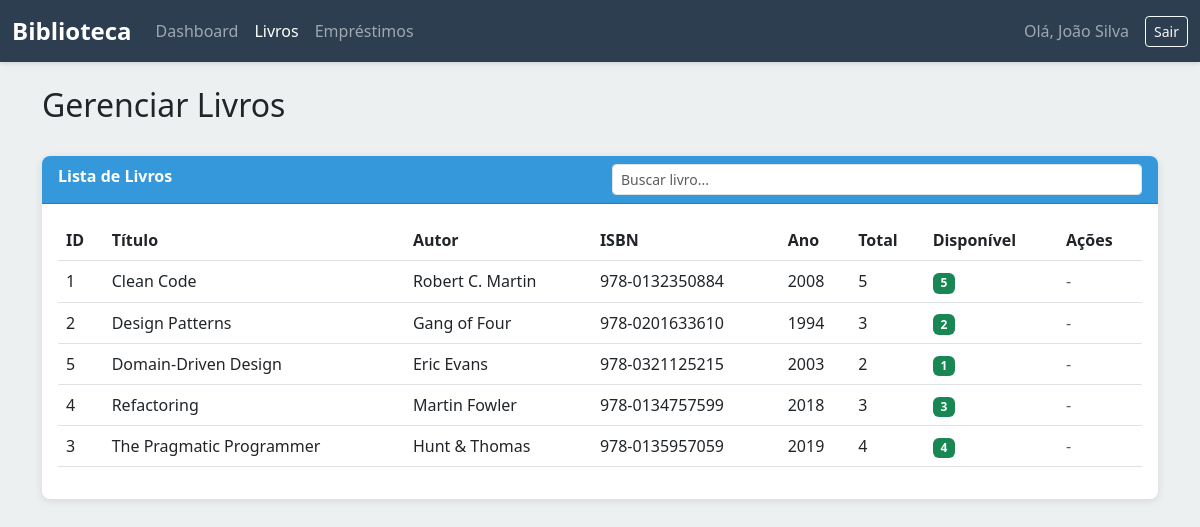
Screenshot of /public/livros.php (signed in) with the database file from the repository.
### tables this page shows
CREATE TABLE IF NOT EXISTS livros (
    id INT AUTO_INCREMENT PRIMARY KEY,
    titulo VARCHAR(200) NOT NULL,
    autor VARCHAR(100) NOT NULL,
    isbn VARCHAR(20) UNIQUE,
    ano_publicacao INT,
    quantidade_total INT NOT NULL DEFAULT 1,
    quantidade_disponivel INT NOT NULL DEFAULT 1,
    data_cadastro TIMESTAMP DEFAULT CURRENT_TIMESTAMP
);

### src/includes/auth.php (called while the page is built, shortened)
<?php
function getUsuarioLogado() {
    return [
        'id' => $_SESSION['usuario_id'] ?? null,
        'nome' => $_SESSION['usuario_nome'] ?? null,
        'email' => $_SESSION['usuario_email'] ?? null,
        'admin' => $_SESSION['usuario_admin'] ?? false
    ];
}
?>

### src/public/livros.php (the view, shortened to what this page needs)
<?php
require_once '../config/database.php';
require_once '../includes/auth.php';
$usuario = getUsuarioLogado();
$livros = $pdo->query("SELECT * FROM livros ORDER BY titulo")->fetchAll();
?>
<!DOCTYPE html>
<html lang="pt-BR">
<head>
    <link href="https://cdn.jsdelivr.net/npm/bootstrap@5.3.0/dist/css/bootstrap.min.css" rel="stylesheet">
    <link rel="stylesheet" href="/public/css/style.css">
</head>
<body>
    <nav class="navbar navbar-expand-lg navbar-dark">
        <div class="container-fluid">
            <a class="navbar-brand" href="/public/dashboard.php">Biblioteca</a>
            <div class="collapse navbar-collapse" id="navbarNav">
                <ul class="navbar-nav me-auto">
                    <li class="nav-item">
                        <a class="nav-link" href="/public/dashboard.php">Dashboard</a>
                    </li>
                    <li class="nav-item">
                        <a class="nav-link active" href="/public/livros.php">Livros</a>
                    </li>
                    <li class="nav-item">
                        <a class="nav-link" href="/public/emprestimos.php">Empréstimos</a>
                    </li>
                </ul>
                <span class="navbar-text me-3">
                    Olá, <?php echo htmlspecialchars($usuario['nome']); ?>
                </span>
                <a href="/public/logout.php" class="btn btn-outline-light btn-sm">Sair</a>
            </div>
        </div>
    </nav>
    <div class="container mt-4">
        <div class="d-flex justify-content-between align-items-center mb-4">
            <h2>Gerenciar Livros</h2>
        </div>
        <div class="card">
            <div class="card-header">
                <div class="row">
                    <div class="col-md-6">
                        Lista de Livros
                    </div>
                    <div class="col-md-6">
                        <input type="text" id="searchInput" class="form-control form-control-sm"
                               placeholder="Buscar livro..."
                               onkeyup="filtrarTabela('searchInput', 'tabelaLivros')">
                    </div>
                </div>
            </div>
            <div class="card-body">
                <div class="table-responsive">
                    <table class="table table-hover" id="tabelaLivros">
                        <thead>
                            <tr>
                                <th>ID</th>
                                <th>Título</th>
                                <th>Autor</th>
                                <th>ISBN</th>
                                <th>Ano</th>
                                <th>Total</th>
                                <th>Disponível</th>
                                <th>Ações</th>
                            </tr>
                        </thead>
                        <tbody>
                            <?php foreach ($livros as $livro): ?>
                                <tr>
                                    <td><?php echo $livro['id']; ?></td>
                                    <td><?php echo htmlspecialchars($livro['titulo']); ?></td>
                                    <td><?php echo htmlspecialchars($livro['autor']); ?></td>
                                    <td><?php echo htmlspecialchars($livro['isbn']); ?></td>
                                    <td><?php echo $livro['ano_publicacao']; ?></td>
                                    <td><?php echo $livro['quantidade_total']; ?></td>
                                    <td>
                                        <span class="badge <?php echo $livro['quantidade_disponivel'] > 0 ? 'bg-success' : 'bg-danger'; ?>">
                                            <?php echo $livro['quantidade_disponivel']; ?>
                                        </span>
                                    </td>
                                    <td class="action-buttons">
                                        <?php if ($usuario['admin']): ?>
                                            <a href="?edit=<?php echo $livro['id']; ?>" class="btn btn-sm btn-warning">Editar</a>
                                            <button onclick="confirmarExclusao('livros', <?php echo $livro['id']; ?>)"
                                                    class="btn btn-sm btn-danger">Excluir</button>
                                        <?php else: ?>
                                            <span class="text-muted">-</span>
                                        <?php endif; ?>
                                    </td>
                                </tr>
                            <?php endforeach; ?>
                        </tbody>
                    </table>
                </div>
            </div>
        </div>
    </div>
</body>
</html>

### src/public/css/style.css (style rules this page uses)
:root { --primary-color: #2c3e50; --secondary-color: #3498db; --success-color: #27ae60; --danger-color: #e74c3c; --warning-color: #f39c12; --light-bg: #ecf0f1; }
body { background-color: var(--light-bg); font-family: 'Segoe UI', Tahoma, Geneva, Verdana, sans-serif; }
.navbar { background-color: var(--primary-color) !important; box-shadow: 0 2px 4px rgba(0,0,0,.1); }
.navbar-brand { font-weight: bold; font-size: 1.5rem; }
.card { border: none; box-shadow: 0 2px 8px rgba(0,0,0,.1); border-radius: 8px; margin-bottom: 20px; }
.card-header { background-color: var(--secondary-color); color: white; font-weight: bold; border-radius: 8px 8px 0 0 !important; }

### rows the page displays
livros: id "1", titulo "Clean Code", autor "Robert C. Martin", isbn "978-0132350884", ano_publicacao "2008", quantidade_total "5", quantidade_disponivel "5"
livros: id "2", titulo "Design Patterns", autor "Gang of Four", isbn "978-0201633610", ano_publicacao "1994", quantidade_total "3", quantidade_disponivel "2"
livros: id "5", titulo "Domain-Driven Design", autor "Eric Evans", isbn "978-0321125215", ano_publicacao "2003", quantidade_total "2", quantidade_disponivel "1"
livros: id "4", titulo "Refactoring", autor "Martin Fowler", isbn "978-0134757599", ano_publicacao "2018", quantidade_total "3", quantidade_disponivel "3"
livros: id "3", titulo "The Pragmatic Programmer", autor "Hunt & Thomas", isbn "978-0135957059", ano_publicacao "2019", quantidade_total "4", quantidade_disponivel "4"

### other values shown
$usuario['nome'] "João Silva"
